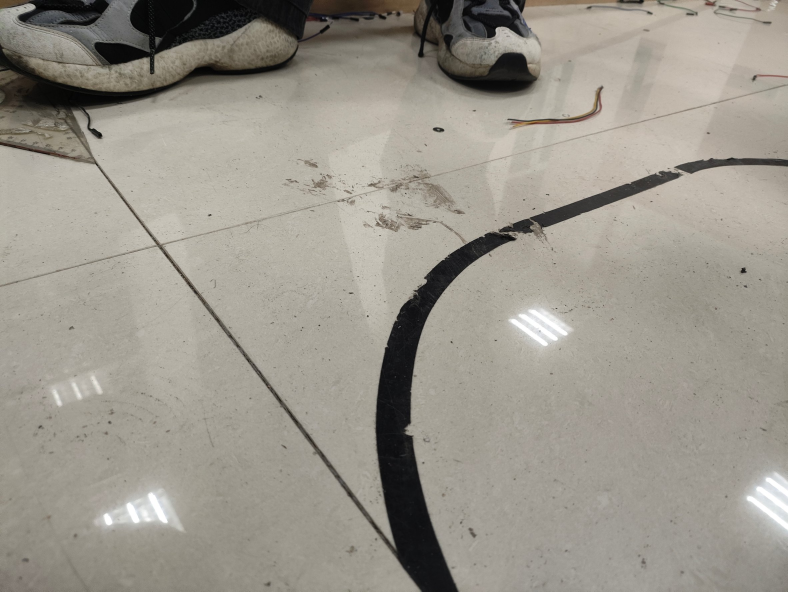
#> input picture samples/sample1.jpg, 2363 x 1774 px (shown at 1/3 size)
$ python -i detector.py   (imports and definitions only)
#> lines starting #> are read from the running program, lines starting #| are printed output that depends on the picture; after the words box and inside, x2 and y2 are one past the last pixel; in counts of white or black regions, pixels touching at a corner belong together
"""黑胶带检测 + 扫描线中心线提取。

思路（自下而上，和机器人实际巡线一致）：

1. 灰度 + 模糊 + 阈值（+ 形态学）得到黑色区域掩膜；
2. 从图像底部逐行向上扫描，每一行找"宽度合理"的黑色像素段；
3. 用上一行的中心点做连续性约束，挑最近的那一段
4. 断口做线性插值，再做滑动平均，得到平滑有序的中心线；
5. 由前瞻点算出横向偏差 / 航向角，可直接喂给下层控制器。
"""

from __future__ import annotations

from dataclasses import dataclass, field

import cv2
import numpy as np

from .config import Config


@dataclass
class Detection:
    """一帧的检测结果（坐标都在处理尺寸 proc 空间里）。"""

    mask: np.ndarray                                   # 黑线掩膜 (H, W) uint8
    path: np.ndarray = field(default_factory=lambda: np.empty((0, 2), np.float32))
    left: np.ndarray = field(default_factory=lambda: np.empty((0, 2), np.float32))
    right: np.ndarray = field(default_factory=lambda: np.empty((0, 2), np.float32))
    lookahead: tuple[int, int] | None = None           # 前瞻点
    offset_px: float = 0.0                             # 前瞻点相对画面中心的横向偏差
    offset_ratio: float = 0.0                          # 归一化偏差，-1(最左) .. +1(最右)
    heading_deg: float = 0.0                           # 车头相对路径方向的偏角
    confidence: float = 0.0                            # 0..1，路径完整程度
    valid: bool = False
    scale: float = 1.0                                 # proc 尺寸 / 原图尺寸


def _runs(row_bool: np.ndarray) -> list[tuple[int, int]]:
    """把一行布尔数组切成连续 True 段，返回 [(start, end), ...]（闭区间）。"""
    idx = np.flatnonzero(row_bool)
    if idx.size == 0:
        return []
    breaks = np.flatnonzero(np.diff(idx) > 1)
    starts = np.concatenate(([idx[0]], idx[breaks + 1]))
    ends = np.concatenate((idx[breaks], [idx[-1]]))
    return list(zip(starts.tolist(), ends.tolist()))


def _odd(k: int) -> int:
    return max(1, k | 1)


class LineDetector:
    """有状态的检测器（保存阈值、形态学核等，避免每帧重建）。"""

    def __init__(self, cfg: Config | None = None) -> None:
        self.cfg = cfg or Config()
        self._rebuild()

    # ------------------------------------------------------------------ 工具
    def _rebuild(self) -> None:
        cfg = self.cfg
        self._open_k = cv2.getStructuringElement(
            cv2.MORPH_ELLIPSE, (_odd(cfg.open_ksize), _odd(cfg.open_ksize))
        )
        self._close_k = cv2.getStructuringElement(
            cv2.MORPH_ELLIPSE, (_odd(cfg.close_ksize), _odd(cfg.close_ksize))
        )

    # [7 lines left out: function update, not called in this run]

    # ------------------------------------------------------------ 图像预处理
    def _to_proc(self, frame: np.ndarray) -> tuple[np.ndarray, float]:
        """等比例缩放到 proc_width，返回 (处理图, 缩放系数)。"""
        h, w = frame.shape[:2]
        target = self.cfg.proc_width
        if not target or w <= target:
            return frame, 1.0
        scale = target / float(w)
        resized = cv2.resize(
            frame, (target, max(1, int(round(h * scale)))), interpolation=cv2.INTER_AREA
        )
        return resized, scale

    def build_mask(self, bgr: np.ndarray) -> np.ndarray:
        cfg = self.cfg
        gray = cv2.cvtColor(bgr, cv2.COLOR_BGR2GRAY)
        if cfg.blur_ksize > 1:
            gray = cv2.GaussianBlur(gray, (_odd(cfg.blur_ksize), _odd(cfg.blur_ksize)), 0)

        _, mask = cv2.threshold(gray, cfg.black_thresh, 255, cv2.THRESH_BINARY_INV)
        if cfg.use_adaptive:
            block = _odd(cfg.adaptive_block)
            adaptive = cv2.adaptiveThreshold(
                gray, 255, cv2.ADAPTIVE_THRESH_MEAN_C, cv2.THRESH_BINARY_INV, block, cfg.adaptive_c
            )
            # 只保留"既绝对够黑、又比邻域暗"的像素，抑制阴影与反光
            mask = cv2.bitwise_and(mask, adaptive)

        if cfg.open_ksize > 1:
            mask = cv2.morphologyEx(mask, cv2.MORPH_OPEN, self._open_k)
        if cfg.close_ksize > 1:
            mask = cv2.morphologyEx(mask, cv2.MORPH_CLOSE, self._close_k)
        return mask

    # ------------------------------------------------------------ 扫描线追踪
    def _trace(self, mask: np.ndarray) -> tuple[list[tuple[float, int]], list[tuple[int, int]], list[tuple[int, int]]]:
        """自下而上追踪中心点，返回 (中心点, 左边缘, 右边缘)。"""
        cfg = self.cfg
        h, w = mask.shape[:2]
        step = max(1, int(cfg.row_step))
        min_w = max(1, int(cfg.min_line_width))
        max_w = max(min_w, int(cfg.max_line_width))
        max_jump = max(4.0, cfg.max_jump_ratio * w)
        max_gap = max(step, int(cfg.max_gap_ratio * h))
        start_floor = int(h * (1.0 - cfg.start_search_ratio))

        centers: list[tuple[float, int]] = []
        lefts: list[tuple[int, int]] = []
        rights: list[tuple[int, int]] = []
        prev: float | None = None
        miss = 0

        for y in range(h - 1, -1, -step):
            row = mask[y]
            runs = [(s, e) for s, e in _runs(row) if min_w <= (e - s + 1) <= max_w]

            pick: tuple[int, int] | None = None
            if runs:
                if prev is None:
                    # 起点：取最靠近画面中线的候选段
                    pick = min(runs, key=lambda r: abs((r[0] + r[1]) * 0.5 - w * 0.5))
                else:
                    best = min(runs, key=lambda r: abs((r[0] + r[1]) * 0.5 - prev))
                    if abs((best[0] + best[1]) * 0.5 - prev) <= max_jump:
                        pick = best

            if pick is None:
                if prev is None:
                    if y < start_floor:   # 只在图底部这段里找起点
                        break
                    continue              # 还没找到起点，继续往上找
                miss += step
                if miss > max_gap:        # 断线太长，认为路径结束
                    break
                continue

            cx = (pick[0] + pick[1]) * 0.5
            centers.append((cx, y))
            lefts.append((pick[0], y))
            rights.append((pick[1], y))
            prev = cx
            miss = 0

        return centers, lefts, rights

    # -------------------------------------------------------------- 后处理
    @staticmethod
    def _smooth(arr: np.ndarray, window: int) -> np.ndarray:
        window = max(1, int(window))
        if window <= 1 or arr.shape[0] < 3:
            return arr
        window = min(window, (arr.shape[0] // 2) * 2 + 1)
        kernel = np.ones(window, np.float32) / window
        pad = window // 2
        padded = np.pad(arr, (pad, pad), mode="edge")
        return np.convolve(padded, kernel, mode="valid").astype(np.float32)

    def _resample(self, pts: np.ndarray, step: int) -> np.ndarray:
        """按 y 均匀重采样并插值断口（pts 为自下而上的 (x, y)）。"""
        if pts.shape[0] < 2:
            return pts
        ys = pts[:, 1][::-1]                  # 升序
        xs = pts[:, 0][::-1]
        y_new = np.arange(ys[0], ys[-1] + 1, max(1, step), dtype=np.float32)
        if y_new.size < 2:
            return pts
        x_new = np.interp(y_new, ys, xs).astype(np.float32)
        return np.stack([x_new, y_new], axis=1)[::-1]   # 还原成自下而上

    # ---------------------------------------------------------------- 主入口
    def detect(self, frame: np.ndarray) -> Detection:
        cfg = self.cfg
        proc, scale = self._to_proc(frame)
        mask = self.build_mask(proc)
        centers, lefts, rights = self._trace(mask)

        det = Detection(mask=mask)
        h, w = mask.shape[:2]
        min_pts = max(4, int(cfg.min_path_ratio * h / max(1, cfg.row_step)))
        if len(centers) < min_pts:
            return det

        pts = np.asarray(centers, dtype=np.float32)
        pts = self._resample(pts, max(1, cfg.row_step))
        pts[:, 0] = self._smooth(pts[:, 0], cfg.smooth_window)

        left_arr = np.asarray(lefts, dtype=np.float32)
        right_arr = np.asarray(rights, dtype=np.float32)
        left_arr[:, 0] = self._smooth(left_arr[:, 0], cfg.smooth_window)
        right_arr[:, 0] = self._smooth(right_arr[:, 0], cfg.smooth_window)

        det.path = pts
        det.left = left_arr
        det.right = right_arr

        y_span = max(1.0, pts[0, 1] - pts[-1, 1])
        det.confidence = float(np.clip(y_span / (0.75 * h), 0.0, 1.0))

        # 前瞻点：距图像底部 lookahead_ratio × 图高
        y_look = h - 1 - cfg.lookahead_ratio * h
        idx = int(np.argmin(np.abs(pts[:, 1] - y_look)))
        lx, ly = int(round(pts[idx, 0])), int(round(pts[idx, 1]))
        det.lookahead = (lx, ly)
        det.offset_px = float(lx - w * 0.5)
        det.offset_ratio = float(np.clip(det.offset_px / (w * 0.5), -1.0, 1.0))

        # 航向：车头（底端点）指向前瞻点
        bx, by = pts[0]
        det.heading_deg = float(np.degrees(np.arctan2(lx - bx, max(1e-6, by - ly))))
        det.scale = scale
        det.valid = True
        return det

>>> import cv2
>>> picture = cv2.imread('../samples/sample1.jpg')
#> picture is the input picture: shape (1774, 2363, 3); mean B, G, R 140.2, 150.1, 154.6
>>> result = LineDetector().detect(picture)
#> in _to_proc, `resized = cv2.resize( frame, (target, max(1, int(round(h * scale)))), ..`:
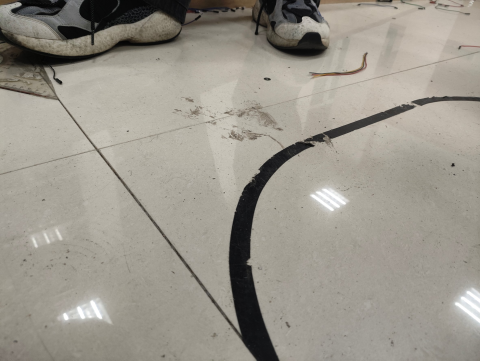
#> resized: shape (721, 960, 3) (shown at 1/2 size); mean B, G, R 140.2, 150.1, 154.6
#> in detect, `proc, scale = self._to_proc(frame)`: scale = 0.406
#> in build_mask, `_, mask = cv2.threshold(gray, cfg.black_thresh, 255, cv2.THRESH_BINARY..`:
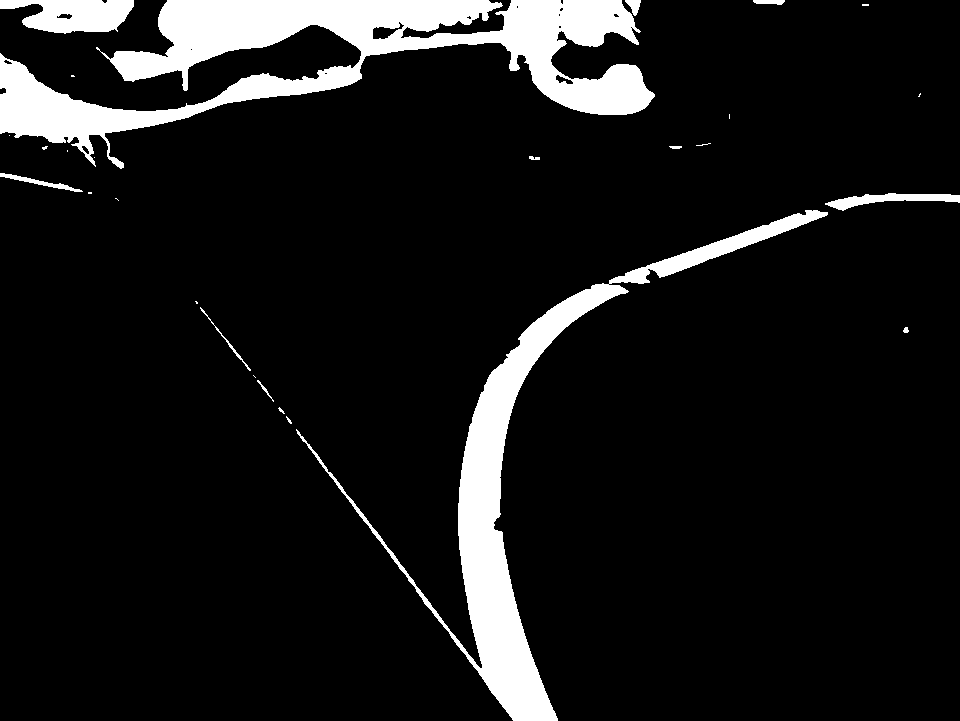
#> mask: shape (721, 960); 9.4% white; 27 white regions (15 under 20 px), largest, box (x1, y1, x2, y2) and area: (0, 0, 655, 169) 37131, (296, 210, 828, 721) 22952, (0, 0, 134, 34) 3161
#> in build_mask, `mask = cv2.morphologyEx(mask, cv2.MORPH_CLOSE, self._close_k)`:
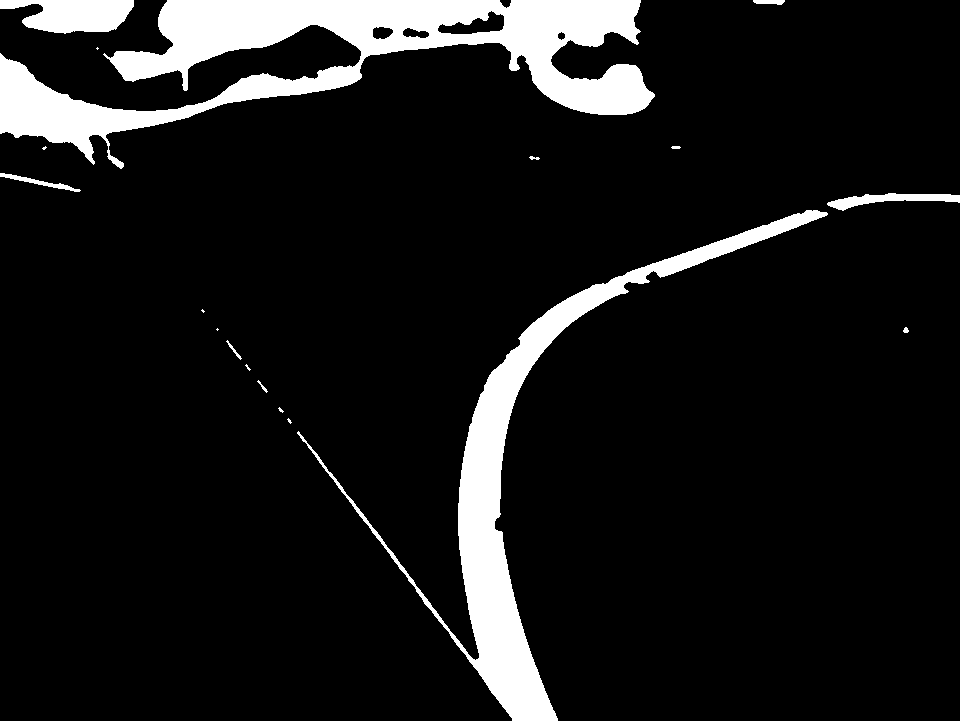
#> mask: shape (721, 960); 9.5% white; 18 white regions (7 under 20 px), largest, box (x1, y1, x2, y2) and area: (0, 0, 655, 169) 37919, (297, 210, 828, 721) 23072, (0, 0, 134, 34) 3219
#> the loop in _trace, `for y in range(h - 1, -1, -step):` made 196 passes
#> (runs, cx, prev) on passes 22 to 27: ([(467, 471), (479, 532)], 505.5, 505.5), ([(465, 468), (479, 531)], 505, 505), ([(462, 466), (478, 530)], 504, 504), ([(460, 464), (477, 529)], 503, 503), ([(457, 462), (477, 528)], 502.5, 502.5), ([(455, 459), (476, 527)], 501.5, 501.5)
#> after the loop in _trace, `for y in range(h - 1, -1, -step):`: centers = 176 pairs, first value 476 to 911.5, second value 195 to 720; lefts = 176 pairs, first value 458 to 864, second value 195 to 720; rights = 176 pairs, first value 494 to 959, second value 195 to 720
#> in detect, `pts = np.asarray(centers, dtype=np.float32)`: pts has the same summary as centers in _trace
#> in _resample, `ys = pts[:, 1][::-1]`: ys = 176 values from 195 to 720
#> in _resample, `xs = pts[:, 0][::-1]`: xs = 176 values, max 911.5 at index 0, min 476 at index 109, mean 546.7
#> in _resample, `x_new = np.interp(y_new, ys, xs).astype(np.float32)`: x_new has the same summary as xs
#> in _smooth, `padded = np.pad(arr, (pad, pad), mode="edge")`: padded = 184 values, max 911.5 at index 179, min 476 at index 68, mean 554.4
#> in detect, `left_arr = np.asarray(lefts, dtype=np.float32)`: left_arr has the same summary as lefts in _trace
#> in detect, `right_arr = np.asarray(rights, dtype=np.float32)`: right_arr has the same summary as rights in _trace
#> in detect, `det.path = pts`: det.path = 176 pairs, first value 477.5 to 889.1, second value 195 to 720
#> in detect, `det.left = left_arr`: det.left = 176 pairs, first value 458 to 850.6, second value 195 to 720
#> in detect, `det.right = right_arr`: det.right = 176 pairs, first value 497 to 927.7, second value 195 to 720
#> in detect, `y_span = max(1.0, pts[0, 1] - pts[-1, 1])`: y_span = 525
#> in detect, `det.confidence = float(np.clip(y_span / (0.75 * h), 0.0, 1.0))`: det.confidence = 0.971
#> in detect, `idx = int(np.argmin(np.abs(pts[:, 1] - y_look)))`: idx = 72
#> in detect, `lx, ly = int(round(pts[idx, 0])), int(round(pts[idx, 1]))`: lx = 479; ly = 504
#> in detect, `det.lookahead = (lx, ly)`: det.lookahead = (479, 504)
#> in detect, `det.offset_px = float(lx - w * 0.5)`: det.offset_px = -1
#> in detect, `det.offset_ratio = float(np.clip(det.offset_px / (w * 0.5), -1.0, 1.0))`: det.offset_ratio = -0.00208
#> in detect, `bx, by = pts[0]`: bx = 532.9; by = 720
#> in detect, `det.heading_deg = float(np.degrees(np.arctan2(lx - bx, max(1e-6, by - ..`: det.heading_deg = -14.01
#> in detect, `det.scale = scale`: det.scale = 0.406

$ run again, on samples/sample2.jpg
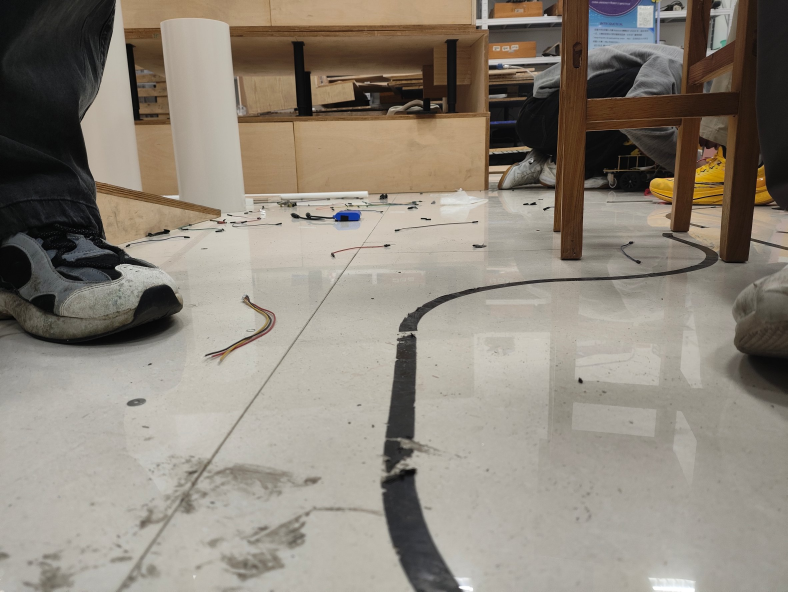
#> input picture samples/sample2.jpg, 2363 x 1774 px (shown at 1/3 size)
#> picture is the input picture: shape (1774, 2363, 3); mean B, G, R 122, 133.3, 141.1
#> in _to_proc, `resized = cv2.resize( frame, (target, max(1, int(round(h * scale)))), ..`:
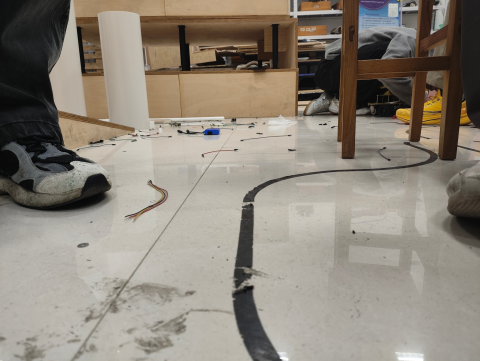
#> resized: shape (721, 960, 3) (shown at 1/2 size); mean B, G, R 122, 133.3, 141.1
#> in detect, `proc, scale = self._to_proc(frame)`: scale = 0.406
#> in build_mask, `mask = cv2.morphologyEx(mask, cv2.MORPH_CLOSE, self._close_k)`:
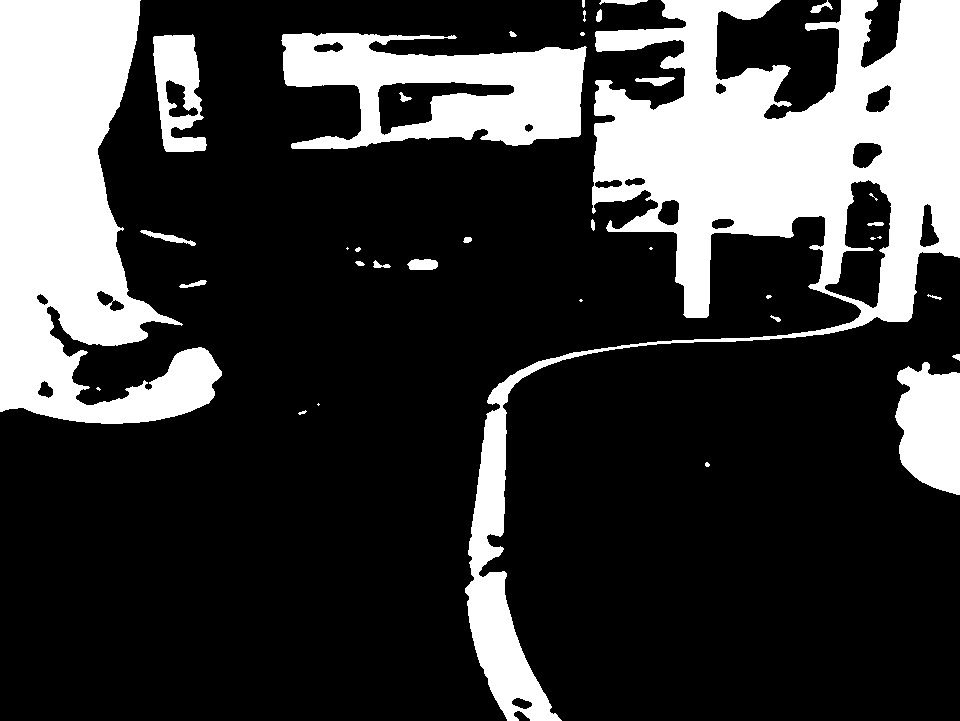
#> mask: shape (721, 960); 24.3% white; 37 white regions (11 under 20 px), largest, box (x1, y1, x2, y2) and area: (465, 0, 960, 721) 82123, (0, 0, 222, 424) 52492, (281, 33, 587, 149) 21282
#> the loop in _trace, `for y in range(h - 1, -1, -step):` made 241 passes
#> (runs, cx, prev) on passes 1 to 6: ([(507, 518), (530, 561)], 512.5, 512.5), ([(506, 516), (527, 558)], 511, 511), ([(504, 513), (524, 556)], 508.5, 508.5), ([(503, 516), (520, 549)], 509.5, 509.5), ([(500, 522), (527, 550)], 511, 511), ([(499, 514), (532, 550)], 506.5, 506.5)
#> after the loop in _trace, `for y in range(h - 1, -1, -step):`: centers = 226 pairs, first value 475.5 to 930, second value 0 to 720; lefts = 226 pairs, first value 465 to 901, second value 0 to 720; rights = 226 pairs, first value 480 to 959, second value 0 to 720
#> in detect, `pts = np.asarray(centers, dtype=np.float32)`: pts has the same summary as centers in _trace
#> ys = 226 values from 0 to 720
#> xs = 226 values, max 930 at index 0, min 475.5 at index 174, mean 680.2
#> x_new = 241 values, max 930 at index 0, min 475.5 at index 189, mean 693.3
#> in detect, `pts = self._resample(pts, max(1, cfg.row_step))`: pts = 241 pairs, first value 475.5 to 930, second value 0 to 720
#> padded = 249 values, max 930 at index 244, min 475.5 at index 54, mean 694.2
#> left_arr has the same summary as lefts in _trace
#> right_arr has the same summary as rights in _trace
#> det.path = 241 pairs, first value 480.4 to 929.7, second value 0 to 720
#> det.left = 226 pairs, first value 467.2 to 900.4, second value 0 to 720
#> det.right = 226 pairs, first value 491.1 to 959, second value 0 to 720
#> y_span = 720
#> det.confidence = 1
#> in detect, `idx = int(np.argmin(np.abs(pts[:, 1] - y_look)))`: idx = 72
#> lx = 489; ly = 504
#> det.lookahead = (489, 504)
#> det.offset_px = 9
#> det.offset_ratio = 0.0187
#> bx = 511.4; by = 720
#> det.heading_deg = -5.92
#> det.scale = 0.406
